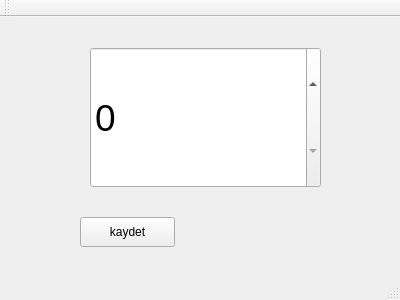
<?xml version="1.0" encoding="UTF-8"?>
<ui version="4.0">
 <class>MainWindow</class>
 <widget class="QMainWindow" name="MainWindow">
  <property name="geometry">
   <rect>
    <x>0</x>
    <y>0</y>
    <width>400</width>
    <height>300</height>
   </rect>
  </property>
  <property name="windowTitle">
   <string>MainWindow</string>
  </property>
  <widget class="QWidget" name="centralWidget">
   <widget class="QSpinBox" name="spinBox">
    <property name="geometry">
     <rect>
      <x>90</x>
      <y>30</y>
      <width>231</width>
      <height>141</height>
     </rect>
    </property>
    <property name="font">
     <font>
      <pointsize>28</pointsize>
      <weight>50</weight>
      <bold>false</bold>
     </font>
    </property>
   </widget>
   <widget class="QPushButton" name="pushButton">
    <property name="geometry">
     <rect>
      <x>80</x>
      <y>200</y>
      <width>95</width>
      <height>30</height>
     </rect>
    </property>
    <property name="text">
     <string>kaydet</string>
    </property>
   </widget>
  </widget>
  <widget class="QMenuBar" name="menuBar">
   <property name="geometry">
    <rect>
     <x>0</x>
     <y>0</y>
     <width>400</width>
     <height>26</height>
    </rect>
   </property>
  </widget>
  <widget class="QToolBar" name="mainToolBar">
   <attribute name="toolBarArea">
    <enum>TopToolBarArea</enum>
   </attribute>
   <attribute name="toolBarBreak">
    <bool>false</bool>
   </attribute>
  </widget>
  <widget class="QStatusBar" name="statusBar"/>
 </widget>
 <layoutdefault spacing="6" margin="11"/>
 <resources/>
 <connections/>
</ui>
